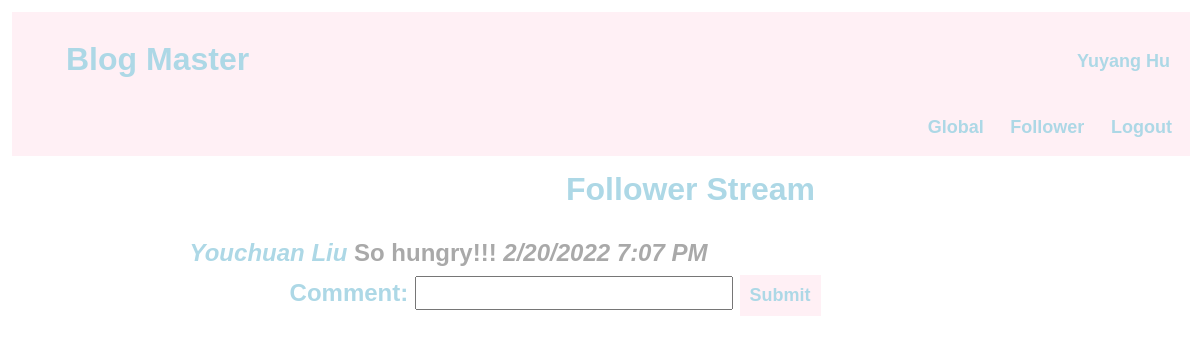
/socialnetwork/follower (signed in), run on the app's committed database.
### socialnetwork/models.py (models this page shows)
class Post(models.Model):
    user    = models.ForeignKey(User, on_delete=models.PROTECT, related_name="post_creators")
    creation_time  = models.DateTimeField()
    text  = models.CharField(max_length = 200)

### socialnetwork/views.py (the view)
# urls.py: path('follower', views.follower_action, name='follower'),
@login_required
def follower_action(request):
    if request.method == 'GET':
        return  render(request, 'socialnetwork/follower.html', {'posts': Post.objects.all().order_by('-creation_time')})
    return  render(request, 'socialnetwork/follower.html', {'posts': Post.objects.all().order_by('-creation_time')})

### socialnetwork/templates/socialnetwork/follower.html (shortened to what this page needs)
{% extends "socialnetwork/stream_base.html" %}
{% block content %}
<h2 class="page-name" id="id_page_name">Follower Stream</h2>
{% for post in posts %}
    {% if post.user in request.user.profile.following.all %}
        <div id="id_post_div_{{post.id}}" class="content-font">
            <a href="{% url 'other' post.user.id %}" class="profile" id="id_post_profile_{{post.id}}">
                {{post.user.first_name}} {{post.user.last_name}}
            </a>
            <span id="id_post_text_{{post.id}}">
                {{post.text}}
            </span>
            <span class="date" id="id_post_date_time_{{post.id}}">
                {{post.creation_time | date:" n/j/Y g:i A"}}
            </span>
        </div>
        <form  class="comment-position">
            <label class="post-font">Comment:</label>
            <input type="text" id="id_comment_input_text_{{post.id}}">
            <button type="submit" class="button" id="id_comment_input_button_{{post.id}}">Submit</button>
        </form>
    {% endif %}
{% endfor %}
{% endblock %}

### socialnetwork/templates/socialnetwork/stream_base.html
{% extends "socialnetwork/base.html" %}
{% block user-info %}
<div id="id_header_div" class="header">
    <div class="big-heading" id="id_site_name">
        Blog Master
        <a href="{% url 'profile' %}">
            <button id="id_nav_profile" class="button button-user">{{user.first_name}} {{user.last_name}}</button>
        </a>
    </div>
    <div>
        <a href="{% url 'global' %}">
            <button id="id_nav_global_stream" class="button">Global</button>
        </a>
        <a href="{% url 'follower' %}">
            <button id="id_nav_follower_stream" class="button">Follower</button>
        </a>
        <a href="{% url 'logout' %}">
            <button id="id_nav_logout" class="button">Logout</button>
        </a>
    </div>
</div>
{% endblock %}

### socialnetwork/static/socialnetwork/base.css (style rules this page uses)
.big-heading { font-size: xx-large; font-weight: bold; font-family: sans-serif; text-align: left; padding: 25px 50px; color: lightblue; }
.header { background-color: lavenderblush; margin-left: fill; margin-right: fill; width: 100%; }
.page-name { font-size: xx-large; font-weight: bold; font-family: sans-serif; text-align: center; padding: 0px 50px; color: lightblue; position: absolute; top: 12vw; left: 43vw; }
.date { font-style: italic; }
.profile { font-style: oblique; color: lightblue; }
.post-font { font-size: x-large; font-weight: bold; font-family: sans-serif; color: lightblue; padding: 0px; text-align: center; }
.content-font { font-size: x-large; font-weight: bold; font-family: sans-serif; color: darkgrey; }
.comment-position { text-indent: 30px; margin-left: 70px; }
.button { font-size: large; font-weight: bold; color: lightblue; border: none; text-align: center; padding: 10px 10px 10px 10px; background-color: lavenderblush; }
.button-user { position: absolute; right: 20px; }
a { text-decoration: none; color:black; }
button { font-size: x-large; padding: 3px; }
input { font-size: x-large; }
div, form { padding: 4px; }

### data on the page
Post: user.first_name "Youchuan", user.last_name "Liu", text "So hungry!!!", creation_time "2/20/2022 7:07 PM"

### other printed values
{{ user.first_name }} "Yuyang"
{{ user.last_name }} "Hu"
